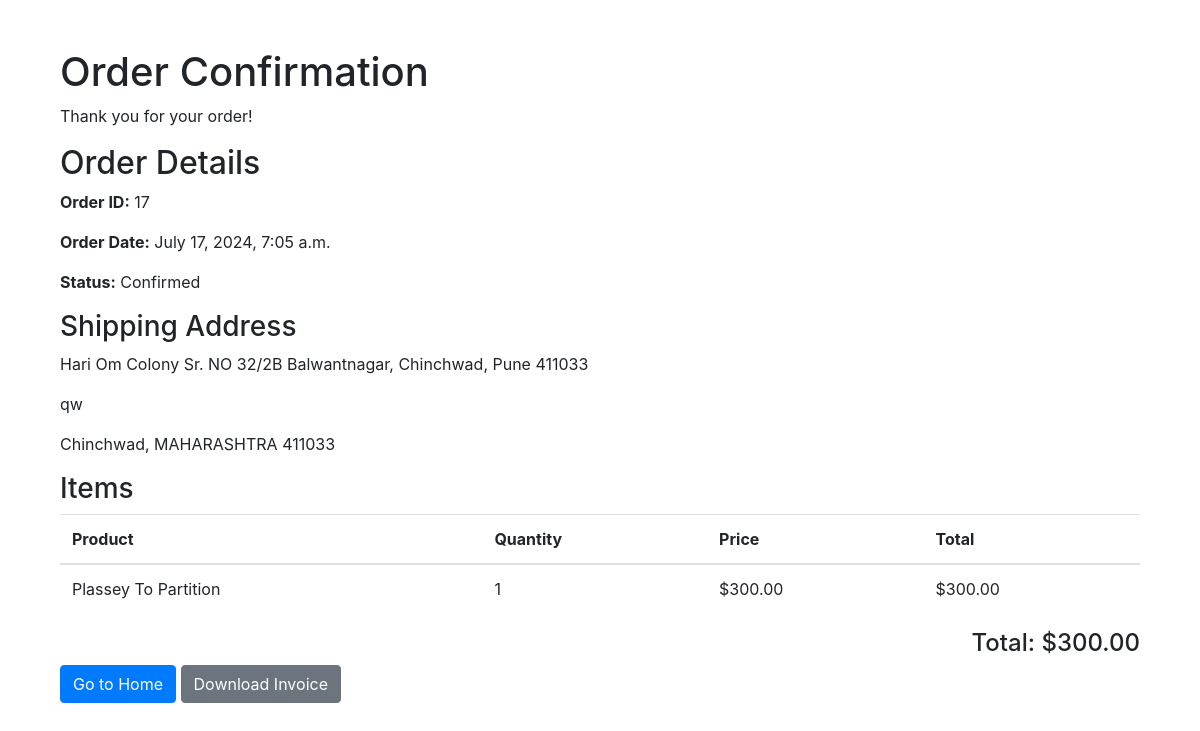
/order-confirmation/17/, run on the app's committed database.
### bookstore/models.py (models this page shows, shortened)
class Order(models.Model):
    user = models.ForeignKey(User, on_delete=models.CASCADE)
    total_amount = models.DecimalField(max_digits=10, decimal_places=2)
    created_at = models.DateTimeField(auto_now_add=True)
    address_line1 = models.CharField(max_length=255, null=True, default=None, blank=True  )
    address_line2 = models.CharField(max_length=255, blank=True, null=True,default=None)
    city = models.CharField(max_length=100,null=True, default=None, blank=True)
    state = models.CharField(max_length=100,null=True, default=None, blank=True)
    zip_code = models.CharField(max_length=20, default = 411033)
    is_confirmed = models.BooleanField(default=False)
    tracking_number = models.CharField(max_length=100, blank=True, null=True)

class OrderItem(models.Model):
    order = models.ForeignKey(Order, related_name='items', on_delete=models.CASCADE)
    book = models.ForeignKey(Book, on_delete=models.CASCADE)  # Assuming Book model exists
    quantity = models.IntegerField()
    price = models.DecimalField(max_digits=10, decimal_places=2)

class Book(models.Model):
    title = models.CharField(max_length=255)
    author = models.CharField(max_length=100)
    description = models.TextField()
    price = models.DecimalField(max_digits=10, decimal_places=2)
    published_date = models.DateField()
    categories = models.ManyToManyField(Category)
    image = models.ImageField(upload_to='book_images/', null=True, blank=True)
    default_rating = models.FloatField(default=2.5)

### bookstore/views.py (the view)
# urls.py: path('order-confirmation/<int:order_id>/', OrderConfirmation.as_view(),name='order_confirmation'),
class OrderConfirmation(View):
    template_name = 'order_confirmation.html'
    def get(self, request, order_id):
        order = get_object_or_404(Order, id=order_id)
        order_items = order.items.all()
        for item in order_items:
            item.total_price = item.price * item.quantity
        order_total = sum(item.total_price for item in order_items)
        return render(request, self.template_name, {
            'order': order,
            'order_items': order_items,
            'order_total': order_total,
            'order_status': 'Confirmed' if order.is_confirmed else 'Pending',
        })

### templates/order_confirmation.html (shortened to what this page needs)
{% extends 'base.html' %}
{% block content %}
<div class="container mt-5">
    <h1>Order Confirmation</h1>
    <p>Thank you for your order!</p>
    <h2>Order Details</h2>
    <p><strong>Order ID:</strong> {{ order.id }}</p>
    <p><strong>Order Date:</strong> {{ order.created_at }}</p>
    <p><strong>Status:</strong> {{ order_status }}</p>
    <h3>Shipping Address</h3>
    <p>{{ order.address_line1 }}</p>
    <p>{{ order.address_line2 }}</p>
    <p>{{ order.city }}, {{ order.state }} {{ order.zip_code }}</p>
    <h3>Items</h3>
    <table class="table">
        <thead>
            <tr>
                <th>Product</th>
                <th>Quantity</th>
                <th>Price</th>
                <th>Total</th>
            </tr>
        </thead>
        <tbody>
            {% for item in order_items %}
            <tr>
                <td>{{ item.book.title }}</td>
                <td>{{ item.quantity }}</td>
                <td>${{ item.price }}</td>
                <td>${{ item.total_price }}</td>
            </tr>
            {% endfor %}
        </tbody>
    </table>
    <div class="text-right">
        <h4>Total: ${{ order_total }}</h4>
    </div>
    <a href="{% url 'user_home' %}" class="btn btn-primary">Go to Home</a>
     <a href="{% url 'order_invoice' order.id %}" class="btn btn-secondary">Download Invoice</a>
</div>
{% endblock %}

### data on the page
Order: id "17", created_at "July 17, 2024, 7:05 a.m.", address_line1 "Hari Om Colony Sr. NO 32/2B Balwantnagar, Chinchwad, Pune 411033", address_line2 "qw", city "Chinchwad", state "MAHARASHTRA", zip_code "411033"
OrderItem: book "Plassey To Partition", quantity "1", price "300.00", total_price "300.00"

### other printed values
{{ order_status }} "Confirmed"
{{ order_total }} "300.00"
